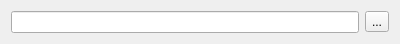
<?xml version="1.0" encoding="UTF-8"?>
<ui version="4.0">
 <class>FileSelect</class>
 <widget class="QWidget" name="FileSelect">
  <property name="geometry">
   <rect>
    <x>0</x>
    <y>0</y>
    <width>400</width>
    <height>44</height>
   </rect>
  </property>
  <layout class="QHBoxLayout" name="horizontalLayout">
   <item>
    <widget class="QLineEdit" name="m_pFilePath">
     <property name="readOnly">
      <bool>true</bool>
     </property>
    </widget>
   </item>
   <item>
    <widget class="QToolButton" name="m_pOpenFile">
     <property name="text">
      <string>...</string>
     </property>
     <property name="icon">
      <iconset theme="document-open"/>
     </property>
    </widget>
   </item>
  </layout>
 </widget>
 <resources/>
 <connections>
  <connection>
   <sender>m_pOpenFile</sender>
   <signal>clicked()</signal>
   <receiver>FileSelect</receiver>
   <slot>slotOpenFile()</slot>
   <hints>
    <hint type="sourcelabel">
     <x>372</x>
     <y>25</y>
    </hint>
    <hint type="destinationlabel">
     <x>348</x>
     <y>5</y>
    </hint>
   </hints>
  </connection>
 </connections>
 <slots>
  <slot>slotOpenFile()</slot>
 </slots>
</ui>
